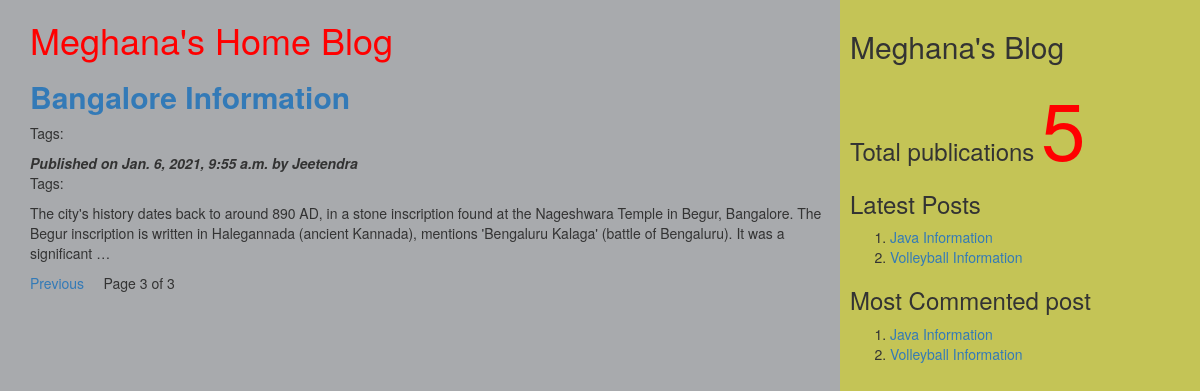
/?page=3, run on the app's committed database.
### myApp/models.py (models this page shows, shortened)
class Post(models.Model):
    tags=TaggableManager()
    STATUS_CHOICE=(('draft','Draft'),('published','Published'))
    title=models.CharField(max_length=200)
    slug=models.SlugField(max_length=50,unique_for_date='publish')
    author=models.ForeignKey(User,related_name='blog_posts',on_delete=models.CASCADE)
    body=models.TextField()
    publish=models.DateTimeField(default=timezone.now)
    created=models.DateTimeField(auto_now_add=True)
    updated=models.DateTimeField(auto_now=True)
    status=models.CharField(max_length=20,choices=STATUS_CHOICE,default='draft')
    objects=CustomManager()
    class Meta:
        ordering=('-publish',)      #single value end with ','
    def get_absolute_url(self):
        return reverse('post_detail',args=[self.publish.year,self.publish.strftime('%m'),self.publish.strftime('%d'),self.slug])

### myApp/views.py (the view)
# urls.py: url(r'^$',views.post_list_view),
def post_list_view(request,tag_slug=None):
    post_list=Post.objects.all()
    tag=None
    if tag_slug:
        tag=get_object_or_404(Tag,slug=tag_slug)    #provided slug
        post_list=post_list.filter(tags__in=[tag])
    paginator=Paginator(post_list,2)      #step1
    page_number=request.GET.get('page')   #step2
    try:
        post_list=paginator.page(page_number) #step2
    except PageNotAnInteger:
        post_list=paginator.page(1)          #step3
    except EmptyPage:
        post_list=paginator.page(paginator.num_pages)  #step4
    d={'post_list':post_list,'tag':tag}
    return render(request,'myApp/post_list.html',d)

### myApp/models.py (called while the page is built)
    def get_queryset(self):
        return super().get_queryset().filter(status='published')

### myApp/templatetags/mytags.py (called while the page is built)
@register.simple_tag  #using register variable we are accessing simple tag
def total_posts():
    return Post.objects.count()

@register.inclusion_tag('myApp/latest_post.html')
def show_latest_posts(count=3):
    latest_posts=Post.objects.order_by('-publish')[:count]
    return {'latest_posts':latest_posts}

@register.simple_tag
def get_most_commented_posts(count=2):
    return Post.objects.annotate(total_comments=Count('comments')).order_by('-total_comments')[:count]

### templates/myApp/post_list.html (shortened to what this page needs)
<html>
    {%extends 'myApp/parent.html'%}
        {%block content_block%}
        <h1 style="color:red">Meghana's Home Blog</h1>
        {%for post in post_list%}
        <a href="{{post.get_absolute_url}}"><h2><b>{{post.title}}</b></h2></a>
         <p>Tags:
          </p>
        <i><b>Published on {{post.publish}} by {{post.author|title}}</b></i>
        <p>Tags:{{post.tags.all|join:','}}</p>
        {{post.body|truncatewords:40|linebreaks}}
        {%endfor%}
        {%include 'myApp/pagination.html' with page=post_list%}
        {%endblock%}

### templates/myApp/parent.html (shortened to what this page needs)
<html>
{%load mytags%}
    <head>
        <link rel="stylesheet" href="https://maxcdn.bootstrapcdn.com/bootstrap/3.3.7/css/bootstrap.min.css">
    </head>
    <body>
        <div class="content" style="width:70%;float:left;background-color:a8aaad;height:300%;padding:0 0 0 30px">
            {%block content_block%}
            {%endblock%}
        </div>
        <div class="sidebar" style="width:30%;float:right;background-color:#c4c456;height:300%;padding:10px">
            <h2>Meghana's Blog</h2>
            <h3>Total publications
                <span style="color:red;font-size:80px">
                {%total_posts%} </span>
                <h3>Latest Posts</h3>
                {%show_latest_posts 2%}
                <h3>Most Commented post</h3>
                {%get_most_commented_posts as m%}
                <ol>
                    {%for post in m%}
                    <li><a href="{{post.get_absolute_url}}">{{post.title}}</li>
                    {%endfor%}
                </ol>
            </h3>
        </div>
    </body>
</html>

### templates/myApp/latest_post.html
<!DOCTYPE html>
<html lang="en" dir="ltr">
  <body>
    <ol>
    {%for post in latest_posts%}
    <li><a href="{{post.get_absolute_url}}">{{post.title}}</a></li>
    {%endfor%}
    </ol>
  </body>
</html>

### data on the page
Post: title "Bangalore Information", publish "Jan. 6, 2021, 9:55 a.m.", author "Jeetendra", body "The city's history dates back to around 890 AD, in a stone inscription found at the Nageshwara Temple in Begur, Bangalore. The Begur inscription is written in Halegannada (ancient Kannada), mentions 'Bengaluru Kalaga' (battle of Bengaluru). It was a significant …"
Post: title "Java Information"
Post: title "Volleyball Information"

### other printed values
{{ page.number }} "3"
{{ page.paginator.num_pages }} "3"
